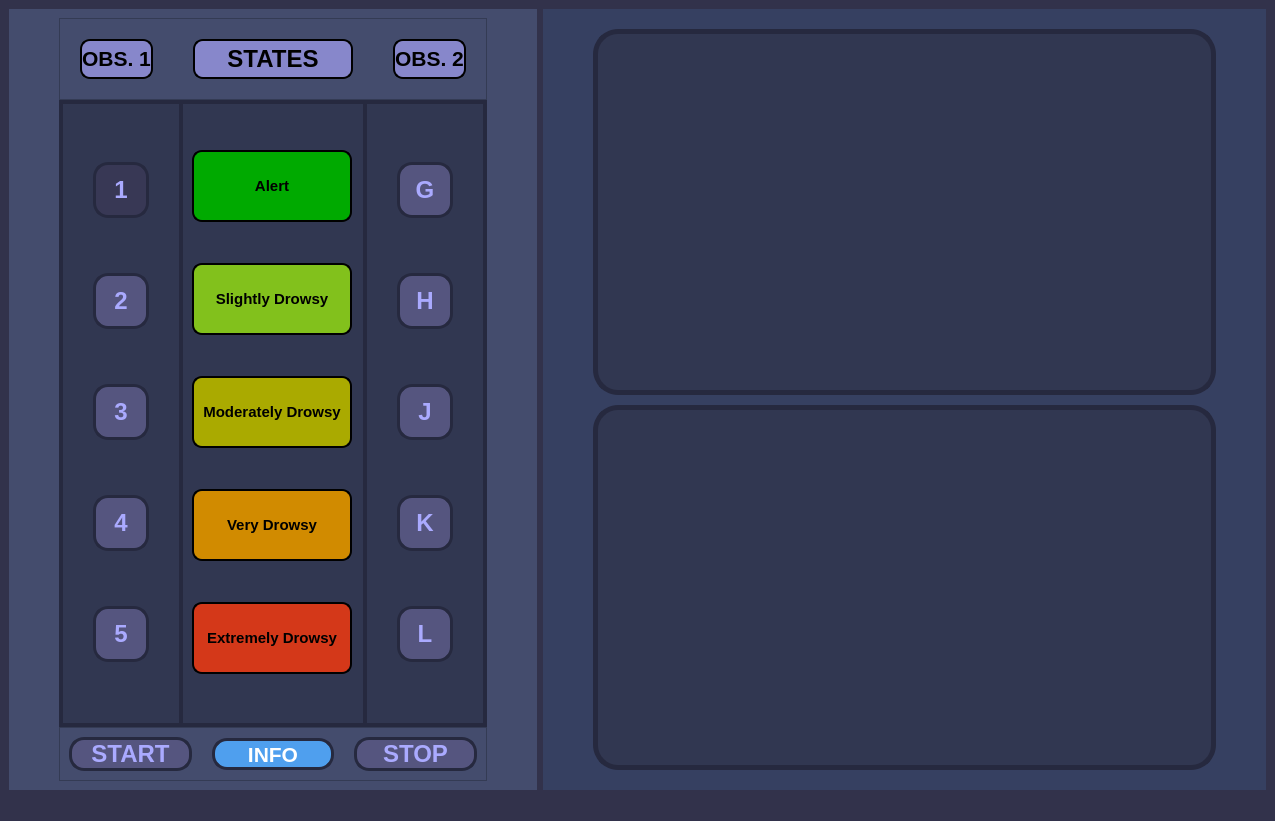
<?xml version="1.0" encoding="UTF-8"?>
<ui version="4.0">
 <class>DriveWindow</class>
 <widget class="QMainWindow" name="DriveWindow">
  <property name="geometry">
   <rect>
    <x>0</x>
    <y>0</y>
    <width>1275</width>
    <height>821</height>
   </rect>
  </property>
  <property name="windowTitle">
   <string>MainWindow</string>
  </property>
  <property name="styleSheet">
   <string notr="true">background-color:rgb(50, 50, 75)</string>
  </property>
  <widget class="QWidget" name="centralwidget">
   <layout class="QHBoxLayout" name="horizontalLayout" stretch="2,3">
    <item>
     <widget class="QWidget" name="LeftWidget" native="true">
      <property name="minimumSize">
       <size>
        <width>528</width>
        <height>622</height>
       </size>
      </property>
      <property name="maximumSize">
       <size>
        <width>16777215</width>
        <height>16777215</height>
       </size>
      </property>
      <property name="styleSheet">
       <string notr="true">background-color:rgb(68, 76, 109)</string>
      </property>
      <layout class="QVBoxLayout" name="verticalLayout" stretch="0,5,0">
       <property name="spacing">
        <number>0</number>
       </property>
       <property name="leftMargin">
        <number>50</number>
       </property>
       <property name="rightMargin">
        <number>50</number>
       </property>
       <item>
        <widget class="QFrame" name="frame_1">
         <property name="frameShape">
          <enum>QFrame::StyledPanel</enum>
         </property>
         <property name="frameShadow">
          <enum>QFrame::Raised</enum>
         </property>
         <layout class="QHBoxLayout" name="horizontalLayout_2" stretch="6,11,6">
          <property name="spacing">
           <number>40</number>
          </property>
          <property name="leftMargin">
           <number>20</number>
          </property>
          <property name="topMargin">
           <number>20</number>
          </property>
          <property name="rightMargin">
           <number>20</number>
          </property>
          <property name="bottomMargin">
           <number>20</number>
          </property>
          <item>
           <widget class="QLabel" name="Obs1Label_3">
            <property name="minimumSize">
             <size>
              <width>0</width>
              <height>0</height>
             </size>
            </property>
            <property name="maximumSize">
             <size>
              <width>80</width>
              <height>40</height>
             </size>
            </property>
            <property name="font">
             <font>
              <pointsize>22</pointsize>
             </font>
            </property>
            <property name="styleSheet">
             <string notr="true">background-color:rgb(135, 135, 203); border: 2px solid black; border-radius: 10px</string>
            </property>
            <property name="text">
             <string>&lt;html&gt;&lt;head/&gt;&lt;body&gt;&lt;p&gt;&lt;span style=&quot; font-size:16pt; font-weight:600;&quot;&gt;OBS. 1&lt;/span&gt;&lt;/p&gt;&lt;/body&gt;&lt;/html&gt;</string>
            </property>
            <property name="textFormat">
             <enum>Qt::AutoText</enum>
            </property>
            <property name="alignment">
             <set>Qt::AlignCenter</set>
            </property>
           </widget>
          </item>
          <item>
           <widget class="QLabel" name="StateLabel_3">
            <property name="minimumSize">
             <size>
              <width>160</width>
              <height>40</height>
             </size>
            </property>
            <property name="font">
             <font>
              <pointsize>20</pointsize>
              <weight>50</weight>
              <bold>false</bold>
             </font>
            </property>
            <property name="styleSheet">
             <string notr="true">background-color:rgb(135, 135, 203); border: 2px solid black; border-radius: 10px</string>
            </property>
            <property name="text">
             <string>&lt;html&gt;&lt;head/&gt;&lt;body&gt;&lt;p&gt;&lt;span style=&quot; font-size:18pt; font-weight:600;&quot;&gt;STATES&lt;/span&gt;&lt;/p&gt;&lt;/body&gt;&lt;/html&gt;</string>
            </property>
            <property name="alignment">
             <set>Qt::AlignCenter</set>
            </property>
           </widget>
          </item>
          <item>
           <widget class="QLabel" name="Obs2Label_3">
            <property name="maximumSize">
             <size>
              <width>80</width>
              <height>40</height>
             </size>
            </property>
            <property name="font">
             <font>
              <family>MS Shell Dlg 2</family>
              <pointsize>22</pointsize>
             </font>
            </property>
            <property name="styleSheet">
             <string notr="true">background-color:rgb(135, 135, 203); border: 2px solid black; border-radius: 10px</string>
            </property>
            <property name="text">
             <string>&lt;html&gt;&lt;head/&gt;&lt;body&gt;&lt;p&gt;&lt;span style=&quot; font-size:16pt; font-weight:600;&quot;&gt;OBS. 2&lt;/span&gt;&lt;/p&gt;&lt;/body&gt;&lt;/html&gt;</string>
            </property>
            <property name="alignment">
             <set>Qt::AlignCenter</set>
            </property>
           </widget>
          </item>
         </layout>
        </widget>
       </item>
       <item>
        <widget class="QFrame" name="frame_4">
         <property name="styleSheet">
          <string notr="true">background-color:rgb(49, 55, 81); border:2px solid rgb(38, 41, 63); border-radius5px</string>
         </property>
         <property name="frameShape">
          <enum>QFrame::StyledPanel</enum>
         </property>
         <property name="frameShadow">
          <enum>QFrame::Raised</enum>
         </property>
         <layout class="QHBoxLayout" name="horizontalLayout_4" stretch="1,2,1">
          <property name="spacing">
           <number>0</number>
          </property>
          <property name="leftMargin">
           <number>0</number>
          </property>
          <property name="topMargin">
           <number>0</number>
          </property>
          <property name="rightMargin">
           <number>0</number>
          </property>
          <property name="bottomMargin">
           <number>0</number>
          </property>
          <item>
           <widget class="QFrame" name="frame_6">
            <property name="frameShape">
             <enum>QFrame::StyledPanel</enum>
            </property>
            <property name="frameShadow">
             <enum>QFrame::Raised</enum>
            </property>
            <layout class="QVBoxLayout" name="verticalLayout_2">
             <property name="leftMargin">
              <number>30</number>
             </property>
             <property name="rightMargin">
              <number>30</number>
             </property>
             <item>
              <widget class="QPushButton" name="Button1_3">
               <property name="minimumSize">
                <size>
                 <width>56</width>
                 <height>56</height>
                </size>
               </property>
               <property name="maximumSize">
                <size>
                 <width>56</width>
                 <height>56</height>
                </size>
               </property>
               <property name="font">
                <font>
                 <pointsize>18</pointsize>
                 <weight>75</weight>
                 <bold>true</bold>
                </font>
               </property>
               <property name="whatsThis">
                <string>&lt;html&gt;&lt;head/&gt;&lt;body&gt;&lt;p&gt;a button&lt;/p&gt;&lt;/body&gt;&lt;/html&gt;</string>
               </property>
               <property name="styleSheet">
                <string notr="true">QPushButton{
background-color:rgb(56, 56, 85); border-radius:15px; border: 3px solid rgb(38, 41, 63); color:rgb(170, 170, 255)
}

QPushButton:hover{
background-color:rgb(97, 97, 145)
}
</string>
               </property>
               <property name="text">
                <string>1</string>
               </property>
              </widget>
             </item>
             <item>
              <widget class="QPushButton" name="Button2_3">
               <property name="minimumSize">
                <size>
                 <width>56</width>
                 <height>56</height>
                </size>
               </property>
               <property name="maximumSize">
                <size>
                 <width>56</width>
                 <height>56</height>
                </size>
               </property>
               <property name="font">
                <font>
                 <pointsize>18</pointsize>
                 <weight>75</weight>
                 <bold>true</bold>
                </font>
               </property>
               <property name="styleSheet">
                <string notr="true">QPushButton{
background-color:rgb(85, 85, 127); border-radius:15px; border: 3px solid rgb(38, 41, 63); color:rgb(170, 170, 255)
}

QPushButton:hover{
background-color:rgb(97, 97, 145)
}
</string>
               </property>
               <property name="text">
                <string>2</string>
               </property>
              </widget>
             </item>
             <item>
              <widget class="QPushButton" name="Button3_3">
               <property name="minimumSize">
                <size>
                 <width>56</width>
                 <height>56</height>
                </size>
               </property>
               <property name="maximumSize">
                <size>
                 <width>56</width>
                 <height>56</height>
                </size>
               </property>
               <property name="font">
                <font>
                 <pointsize>18</pointsize>
                 <weight>75</weight>
                 <bold>true</bold>
                </font>
               </property>
               <property name="styleSheet">
                <string notr="true">QPushButton{
background-color:rgb(85, 85, 127); border-radius:15px; border: 3px solid rgb(38, 41, 63); color:rgb(170, 170, 255)
}

QPushButton:hover{
background-color:rgb(97, 97, 145)
}
</string>
               </property>
               <property name="text">
                <string>3</string>
               </property>
              </widget>
             </item>
             <item>
              <widget class="QPushButton" name="Button4_3">
               <property name="minimumSize">
                <size>
                 <width>56</width>
                 <height>56</height>
                </size>
               </property>
               <property name="maximumSize">
                <size>
                 <width>56</width>
                 <height>56</height>
                </size>
               </property>
               <property name="font">
                <font>
                 <pointsize>18</pointsize>
                 <weight>75</weight>
                 <bold>true</bold>
                </font>
               </property>
               <property name="styleSheet">
                <string notr="true">QPushButton{
background-color:rgb(85, 85, 127); border-radius:15px; border: 3px solid rgb(38, 41, 63); color:rgb(170, 170, 255)
}

QPushButton:hover{
background-color:rgb(97, 97, 145)
}
</string>
               </property>
               <property name="text">
                <string>4</string>
               </property>
              </widget>
             </item>
             <item>
              <widget class="QPushButton" name="Button5_3">
               <property name="minimumSize">
                <size>
                 <width>56</width>
                 <height>56</height>
                </size>
               </property>
               <property name="maximumSize">
                <size>
                 <width>56</width>
                 <height>56</height>
                </size>
               </property>
               <property name="font">
                <font>
                 <pointsize>18</pointsize>
                 <weight>75</weight>
                 <bold>true</bold>
                </font>
               </property>
               <property name="styleSheet">
                <string notr="true">QPushButton{
background-color:rgb(85, 85, 127); border-radius:15px; border: 3px solid rgb(38, 41, 63); color:rgb(170, 170, 255)
}

QPushButton:hover{
background-color:rgb(97, 97, 145)
}
</string>
               </property>
               <property name="text">
                <string>5</string>
               </property>
              </widget>
             </item>
            </layout>
           </widget>
          </item>
          <item>
           <widget class="QFrame" name="frame_7">
            <property name="frameShape">
             <enum>QFrame::StyledPanel</enum>
            </property>
            <property name="frameShadow">
             <enum>QFrame::Raised</enum>
            </property>
            <layout class="QVBoxLayout" name="verticalLayout_4">
             <property name="spacing">
              <number>15</number>
             </property>
             <property name="topMargin">
              <number>20</number>
             </property>
             <property name="bottomMargin">
              <number>20</number>
             </property>
             <item>
              <widget class="QFrame" name="AlertFrame">
               <property name="maximumSize">
                <size>
                 <width>160</width>
                 <height>72</height>
                </size>
               </property>
               <property name="toolTip">
                <string>&lt;html&gt;&lt;head/&gt;&lt;body&gt;&lt;p&gt;bruh&lt;/p&gt;&lt;/body&gt;&lt;/html&gt;</string>
               </property>
               <property name="styleSheet">
                <string notr="true">background-color:rgb(0, 170, 0); border: 2px solid black; border-radius: 10px</string>
               </property>
               <property name="frameShape">
                <enum>QFrame::StyledPanel</enum>
               </property>
               <property name="frameShadow">
                <enum>QFrame::Raised</enum>
               </property>
               <layout class="QHBoxLayout" name="horizontalLayout_5" stretch="5">
                <item>
                 <widget class="QLabel" name="AlertLabel">
                  <property name="maximumSize">
                   <size>
                    <width>16777215</width>
                    <height>16777215</height>
                   </size>
                  </property>
                  <property name="font">
                   <font>
                    <pointsize>11</pointsize>
                    <weight>75</weight>
                    <bold>true</bold>
                   </font>
                  </property>
                  <property name="styleSheet">
                   <string notr="true">border:0px; background-color:rgba(0,0,0,0%)</string>
                  </property>
                  <property name="text">
                   <string>Alert</string>
                  </property>
                  <property name="alignment">
                   <set>Qt::AlignCenter</set>
                  </property>
                 </widget>
                </item>
               </layout>
              </widget>
             </item>
             <item>
              <widget class="QFrame" name="SlightlyDrowsyFrame">
               <property name="maximumSize">
                <size>
                 <width>160</width>
                 <height>72</height>
                </size>
               </property>
               <property name="styleSheet">
                <string notr="true">background-color:rgb(130, 193, 28); border: 2px solid black; border-radius: 10px</string>
               </property>
               <property name="frameShape">
                <enum>QFrame::StyledPanel</enum>
               </property>
               <property name="frameShadow">
                <enum>QFrame::Raised</enum>
               </property>
               <layout class="QHBoxLayout" name="horizontalLayout_6">
                <item>
                 <widget class="QLabel" name="SlightDrowsyLabel">
                  <property name="maximumSize">
                   <size>
                    <width>16777215</width>
                    <height>16777215</height>
                   </size>
                  </property>
                  <property name="font">
                   <font>
                    <pointsize>11</pointsize>
                    <weight>75</weight>
                    <bold>true</bold>
                   </font>
                  </property>
                  <property name="styleSheet">
                   <string notr="true">border:0px;background-color:rgba(0,0,0,0%)</string>
                  </property>
                  <property name="text">
                   <string>Slightly Drowsy</string>
                  </property>
                  <property name="alignment">
                   <set>Qt::AlignCenter</set>
                  </property>
                 </widget>
                </item>
               </layout>
              </widget>
             </item>
             <item>
              <widget class="QFrame" name="ModeratelyDrowsyFrame">
               <property name="maximumSize">
                <size>
                 <width>160</width>
                 <height>72</height>
                </size>
               </property>
               <property name="styleSheet">
                <string notr="true">background-color:rgb(170, 170, 0); border: 2px solid black; border-radius: 10px</string>
               </property>
               <property name="frameShape">
                <enum>QFrame::StyledPanel</enum>
               </property>
               <property name="frameShadow">
                <enum>QFrame::Raised</enum>
               </property>
               <layout class="QHBoxLayout" name="horizontalLayout_7">
                <property name="leftMargin">
                 <number>0</number>
                </property>
                <property name="rightMargin">
                 <number>0</number>
                </property>
                <property name="bottomMargin">
                 <number>9</number>
                </property>
                <item>
                 <widget class="QLabel" name="ModeratelyDrowsyLabel">
                  <property name="font">
                   <font>
                    <pointsize>11</pointsize>
                    <weight>75</weight>
                    <bold>true</bold>
                   </font>
                  </property>
                  <property name="styleSheet">
                   <string notr="true">border:0px; background-color:rgba(0,0,0,0%)</string>
                  </property>
                  <property name="text">
                   <string>Moderately Drowsy</string>
                  </property>
                  <property name="alignment">
                   <set>Qt::AlignCenter</set>
                  </property>
                 </widget>
                </item>
               </layout>
              </widget>
             </item>
             <item>
              <widget class="QFrame" name="VeryDrowsyFrame">
               <property name="maximumSize">
                <size>
                 <width>160</width>
                 <height>72</height>
                </size>
               </property>
               <property name="styleSheet">
                <string notr="true">background-color:rgb(209, 139, 0); border: 2px solid black; border-radius: 10px</string>
               </property>
               <property name="frameShape">
                <enum>QFrame::StyledPanel</enum>
               </property>
               <property name="frameShadow">
                <enum>QFrame::Raised</enum>
               </property>
               <layout class="QHBoxLayout" name="horizontalLayout_8">
                <item>
                 <widget class="QLabel" name="VeryDrowsyLabel">
                  <property name="font">
                   <font>
                    <pointsize>11</pointsize>
                    <weight>75</weight>
                    <bold>true</bold>
                   </font>
                  </property>
                  <property name="styleSheet">
                   <string notr="true">border:0px; background-color:rgba(0,0,0,0%)</string>
                  </property>
                  <property name="text">
                   <string>Very Drowsy</string>
                  </property>
                  <property name="alignment">
                   <set>Qt::AlignCenter</set>
                  </property>
                 </widget>
                </item>
               </layout>
              </widget>
             </item>
             <item>
              <widget class="QFrame" name="ExtremelyDrowsyFrame">
               <property name="maximumSize">
                <size>
                 <width>160</width>
                 <height>72</height>
                </size>
               </property>
               <property name="styleSheet">
                <string notr="true">background-color:rgb(212, 56, 25); border: 2px solid black; border-radius: 10px</string>
               </property>
               <property name="frameShape">
                <enum>QFrame::StyledPanel</enum>
               </property>
               <property name="frameShadow">
                <enum>QFrame::Raised</enum>
               </property>
               <layout class="QHBoxLayout" name="horizontalLayout_9">
                <item>
                 <widget class="QLabel" name="ExtremelyDrowsyLabel">
                  <property name="font">
                   <font>
                    <pointsize>11</pointsize>
                    <weight>75</weight>
                    <bold>true</bold>
                   </font>
                  </property>
                  <property name="styleSheet">
                   <string notr="true">border:0px; background-color:rgba(0,0,0,0%)</string>
                  </property>
                  <property name="text">
                   <string>Extremely Drowsy</string>
                  </property>
                  <property name="alignment">
                   <set>Qt::AlignCenter</set>
                  </property>
                 </widget>
                </item>
               </layout>
              </widget>
             </item>
            </layout>
           </widget>
          </item>
          <item>
           <widget class="QFrame" name="frame_8">
            <property name="frameShape">
             <enum>QFrame::StyledPanel</enum>
            </property>
            <property name="frameShadow">
             <enum>QFrame::Raised</enum>
            </property>
            <layout class="QVBoxLayout" name="verticalLayout_3">
             <property name="leftMargin">
              <number>30</number>
             </property>
             <property name="rightMargin">
              <number>30</number>
             </property>
             <item>
              <widget class="QPushButton" name="ButtonG_3">
               <property name="minimumSize">
                <size>
                 <width>56</width>
                 <height>56</height>
                </size>
               </property>
               <property name="maximumSize">
                <size>
                 <width>56</width>
                 <height>56</height>
                </size>
               </property>
               <property name="font">
                <font>
                 <pointsize>18</pointsize>
                 <weight>75</weight>
                 <bold>true</bold>
                </font>
               </property>
               <property name="styleSheet">
                <string notr="true">QPushButton{
background-color:rgb(85, 85, 127); border-radius:15px; border: 3px solid rgb(38, 41, 63); color:rgb(170, 170, 255)
}

QPushButton:hover{
background-color:rgb(97, 97, 145)
}
</string>
               </property>
               <property name="text">
                <string>G</string>
               </property>
              </widget>
             </item>
             <item>
              <widget class="QPushButton" name="ButtonH_3">
               <property name="minimumSize">
                <size>
                 <width>56</width>
                 <height>56</height>
                </size>
               </property>
               <property name="maximumSize">
                <size>
                 <width>56</width>
                 <height>56</height>
                </size>
               </property>
               <property name="font">
                <font>
                 <pointsize>18</pointsize>
                 <weight>75</weight>
                 <bold>true</bold>
                </font>
               </property>
               <property name="styleSheet">
                <string notr="true">QPushButton{
background-color:rgb(85, 85, 127); border-radius:15px; border: 3px solid rgb(38, 41, 63); color:rgb(170, 170, 255)
}

QPushButton:hover{
background-color:rgb(97, 97, 145)
}
</string>
               </property>
               <property name="text">
                <string>H</string>
               </property>
              </widget>
             </item>
             <item>
              <widget class="QPushButton" name="ButtonJ_3">
               <property name="minimumSize">
                <size>
                 <width>56</width>
                 <height>56</height>
                </size>
               </property>
               <property name="maximumSize">
                <size>
                 <width>56</width>
                 <height>56</height>
                </size>
               </property>
               <property name="font">
                <font>
                 <pointsize>18</pointsize>
                 <weight>75</weight>
                 <bold>true</bold>
                </font>
               </property>
               <property name="styleSheet">
                <string notr="true">QPushButton{
background-color:rgb(85, 85, 127); border-radius:15px; border: 3px solid rgb(38, 41, 63); color:rgb(170, 170, 255)
}

QPushButton:hover{
background-color:rgb(97, 97, 145)
}
</string>
               </property>
               <property name="text">
                <string>J</string>
               </property>
               <property name="shortcut">
                <string>Q</string>
               </property>
              </widget>
             </item>
             <item>
              <widget class="QPushButton" name="ButtonK_3">
               <property name="minimumSize">
                <size>
                 <width>56</width>
                 <height>56</height>
                </size>
               </property>
               <property name="maximumSize">
                <size>
                 <width>56</width>
                 <height>56</height>
                </size>
               </property>
               <property name="font">
                <font>
                 <pointsize>18</pointsize>
                 <weight>75</weight>
                 <bold>true</bold>
                </font>
               </property>
               <property name="styleSheet">
                <string notr="true">QPushButton{
background-color:rgb(85, 85, 127); border-radius:15px; border: 3px solid rgb(38, 41, 63); color:rgb(170, 170, 255)
}

QPushButton:hover{
background-color:rgb(97, 97, 145)
}
</string>
               </property>
               <property name="text">
                <string>K</string>
               </property>
               <property name="shortcut">
                <string/>
               </property>
              </widget>
             </item>
             <item>
              <widget class="QPushButton" name="ButtonL_3">
               <property name="minimumSize">
                <size>
                 <width>56</width>
                 <height>56</height>
                </size>
               </property>
               <property name="maximumSize">
                <size>
                 <width>56</width>
                 <height>56</height>
                </size>
               </property>
               <property name="font">
                <font>
                 <pointsize>18</pointsize>
                 <weight>75</weight>
                 <bold>true</bold>
                </font>
               </property>
               <property name="styleSheet">
                <string notr="true">QPushButton{
background-color:rgb(85, 85, 127); border-radius:15px; border: 3px solid rgb(38, 41, 63); color:rgb(170, 170, 255)
}

QPushButton:hover{
background-color:rgb(97, 97, 145)
}
</string>
               </property>
               <property name="text">
                <string>L</string>
               </property>
              </widget>
             </item>
            </layout>
           </widget>
          </item>
         </layout>
        </widget>
       </item>
       <item>
        <widget class="QFrame" name="frame_3">
         <property name="frameShape">
          <enum>QFrame::StyledPanel</enum>
         </property>
         <property name="frameShadow">
          <enum>QFrame::Raised</enum>
         </property>
         <layout class="QHBoxLayout" name="horizontalLayout_3">
          <property name="spacing">
           <number>20</number>
          </property>
          <item>
           <widget class="QPushButton" name="StartButton_3">
            <property name="maximumSize">
             <size>
              <width>140</width>
              <height>40</height>
             </size>
            </property>
            <property name="font">
             <font>
              <pointsize>18</pointsize>
              <weight>75</weight>
              <bold>true</bold>
             </font>
            </property>
            <property name="styleSheet">
             <string notr="true">QPushButton{
background-color:rgb(85, 85, 127); border-radius:15px; border: 3px solid rgb(38, 41, 63); color:rgb(170, 170, 255)
}

QPushButton:hover{
background-color:rgb(97, 97, 145)
}
</string>
            </property>
            <property name="text">
             <string>START</string>
            </property>
           </widget>
          </item>
          <item>
           <widget class="QPushButton" name="Info_Button">
            <property name="maximumSize">
             <size>
              <width>130</width>
              <height>32</height>
             </size>
            </property>
            <property name="font">
             <font>
              <pointsize>16</pointsize>
              <weight>75</weight>
              <bold>true</bold>
             </font>
            </property>
            <property name="styleSheet">
             <string notr="true">QPushButton{
background-color:rgb(79, 159, 238); border-radius:15px; border: 3px solid rgb(38, 41, 63); color:rgb(255, 255, 255)
}

QPushButton:hover{
background-color:rgb(0, 127, 190)
}
</string>
            </property>
            <property name="text">
             <string>INFO</string>
            </property>
           </widget>
          </item>
          <item>
           <widget class="QPushButton" name="StopButton_3">
            <property name="maximumSize">
             <size>
              <width>140</width>
              <height>40</height>
             </size>
            </property>
            <property name="font">
             <font>
              <pointsize>18</pointsize>
              <weight>75</weight>
              <bold>true</bold>
             </font>
            </property>
            <property name="styleSheet">
             <string notr="true">QPushButton{
background-color:rgb(85, 85, 127); border-radius:15px; border: 3px solid rgb(38, 41, 63); color:rgb(170, 170, 255)
}

QPushButton:hover{
background-color:rgb(97, 97, 145)
}
</string>
            </property>
            <property name="text">
             <string>STOP</string>
            </property>
           </widget>
          </item>
         </layout>
        </widget>
       </item>
      </layout>
     </widget>
    </item>
    <item>
     <widget class="QWidget" name="RightWidget" native="true">
      <property name="minimumSize">
       <size>
        <width>528</width>
        <height>622</height>
       </size>
      </property>
      <property name="maximumSize">
       <size>
        <width>16777215</width>
        <height>16777215</height>
       </size>
      </property>
      <property name="toolTipDuration">
       <number>5</number>
      </property>
      <property name="styleSheet">
       <string notr="true">background-color:rgb(54, 64, 97)</string>
      </property>
      <layout class="QVBoxLayout" name="verticalLayout_5" stretch="1,1">
       <property name="spacing">
        <number>10</number>
       </property>
       <property name="leftMargin">
        <number>50</number>
       </property>
       <property name="topMargin">
        <number>20</number>
       </property>
       <property name="rightMargin">
        <number>50</number>
       </property>
       <property name="bottomMargin">
        <number>20</number>
       </property>
       <item>
        <widget class="QWidget" name="widget" native="true">
         <property name="styleSheet">
          <string notr="true">background-color:rgb(49, 55, 81); border-radius:25px;
border:5px solid rgb(38, 41, 63)</string>
         </property>
        </widget>
       </item>
       <item>
        <widget class="QWidget" name="widget_2" native="true">
         <property name="styleSheet">
          <string notr="true">background-color:rgb(49, 55, 81); border-radius:25px;
border:5px solid rgb(38, 41, 63)</string>
         </property>
        </widget>
       </item>
      </layout>
     </widget>
    </item>
   </layout>
  </widget>
  <widget class="QStatusBar" name="statusbar"/>
 </widget>
 <resources/>
 <connections/>
</ui>
